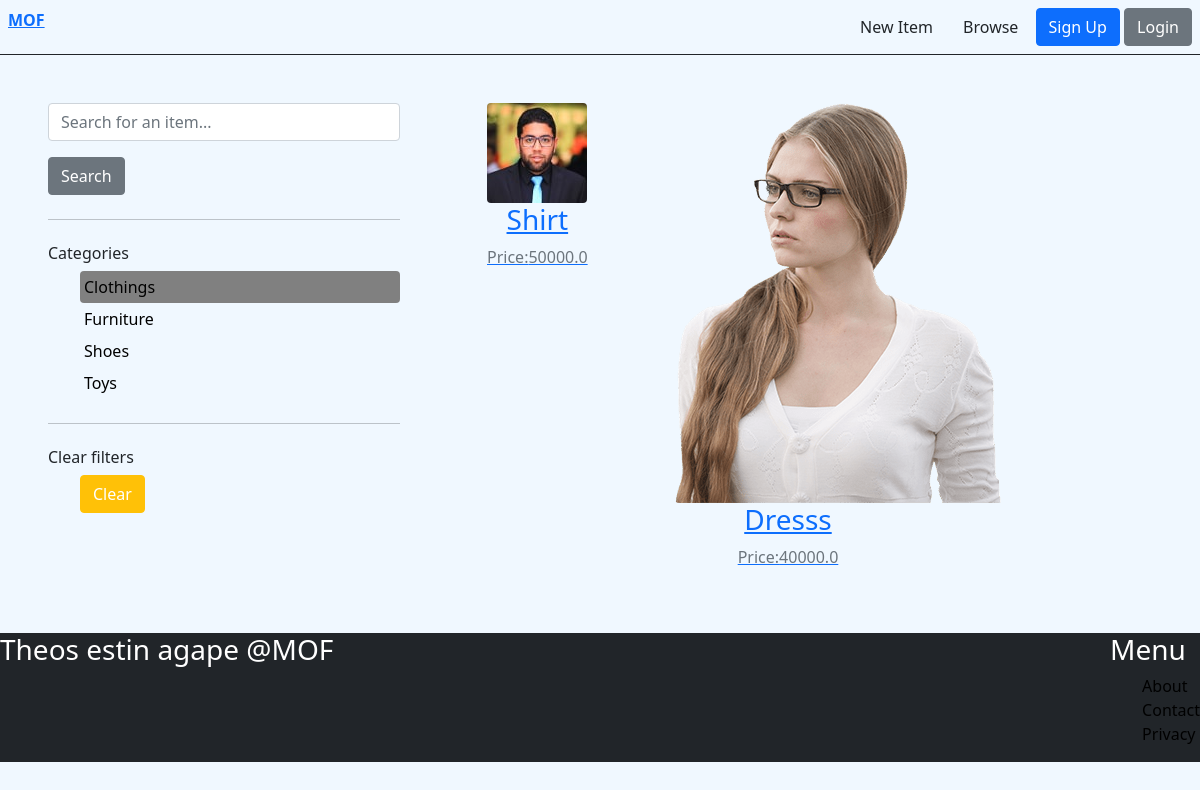
The page /items/?query=&category=3 on the database its author committed.
### items/models.py (models this page shows, shortened)
class Category(models.Model):
  name=models.CharField(max_length=255)
  class Meta:
    ordering=('name',)
    verbose_name_plural='Categories'

class Item(models.Model):
  category=models.ForeignKey(Category,related_name='items', on_delete=models.CASCADE)
  name=models.CharField(max_length=255)
  description=models.TextField(blank=True,null=True)
  price=models.FloatField()
  image=models.ImageField(upload_to='images',blank=True,null=True)
  is_sold=models.BooleanField(default=False)
  created_by=models.ForeignKey(User, related_name='items', on_delete=models.CASCADE)
  created_at=models.DateTimeField(auto_now_add=True)

### items/views.py (the view)
# urls.py: path('',views.items,name='items'),
def items(request):
  query=request.GET.get('query','')
  category_id=request.GET.get('category',0)
  items=Item.objects.filter(is_sold=False)
  categories=Category.objects.all()
  if category_id:
    items=items.filter(category_id = category_id)
  if query:
    items=items.filter(Q(name__icontains=query) | Q(description__icontains=query) )
  return render(request,'item/items.html',{'items':items,'query':query ,'categories':categories,'category_id':int(category_id)})

### items/templates/item/items.html (shortened to what this page needs)
{% extends 'core/base.html' %}
{% block content %}
  <div class=' row d-flex justify-content-between'>
    <div class='col-md-4'>
      <form method='get' action="{% url 'items:items' %}">
        <div class='form-group'>
          <input type='text' class='form-control border-rounded' name="query" placeholder='Search for an item...' value="{{query}}"/>
        </div>
        <div>
          <button class='btn btn-secondary mt-3'>Search</button>
        </div>
      </form>
      <hr class='my-4'>
      <h6> Categories</h6>
      <ul>
        {% for category in categories %}
          <li class='py-1 px-1 rounded ' style='{% if category.id == category_id %} background-color:gray {%endif%}'>
            <a href="{% url 'items:items'%}?query={{query}}&category={{category.id}}"
              >{{category.name}}</a>
          </li>
        {% endfor %}
      </ul>
      <hr class='my-4'>
      <h6> Clear filters</h6>
      <ul>
        <li><a class='d-inline-block btn  btn-warning text-white' href='{% url "items:items" %}'>Clear</a>
      </ul>
    </div>
    <div class='col-md-8 text-center'>
          <div class='row'>
    {% for item in items  %}
    <div class='col-md-4'>
       <a href='{% url "items:detail" item.id%}'>
        <div>
          <img class='image-fluid rounded'src="{{item.image.url}}"/>
        </div>
        <div>
           <h3>{{item.name}}</h3>
          <p class='text-muted'>Price:{{item.price}}</p>
        </div>
       </a>
    </div>
      {% endfor %}
  </div>
    </div>
  </div>
{% endblock  %}

### items/templates/item/items.html (style rules this page uses)
ul li { list-style:none; }
ul li a { text-decoration:none; color:black; }

### rows shown on the page
Category: name "Clothings"
Category: name "Furniture"
Category: name "Shoes"
Category: name "Toys"
Item: image (placeholder picture), name "Shirt", price "50000.0"
Item: image (picture), name "Dresss", price "40000.0"
